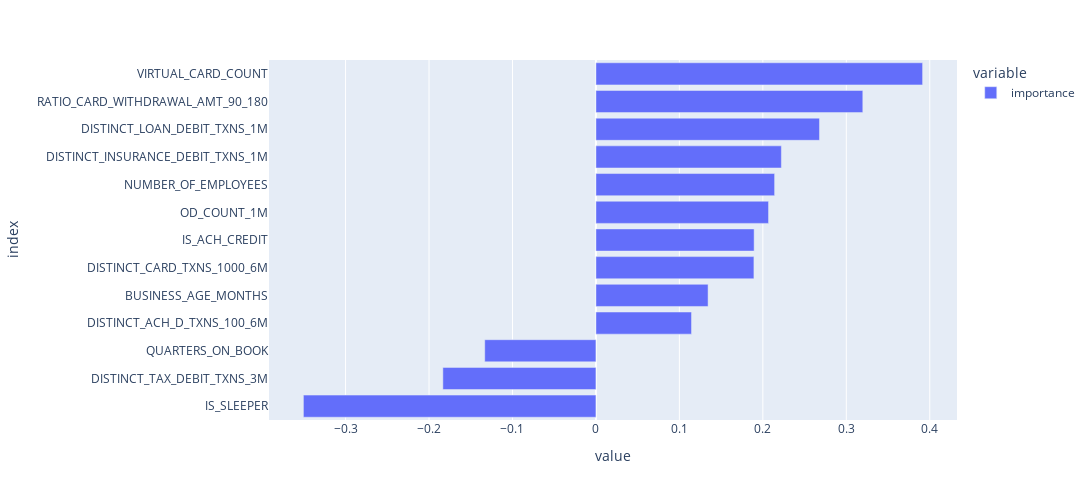

The notebook cell saved with this chart:
### Code cell
feat_imp = feature_importance(logreg_model, df[feat_list], show_plot=True)

### Figure 1 — Plotly figure (JSON) as saved in the notebook; plotly's stock layout.template omitted (floating-point values rounded to 4 significant figures)
{"data": [{"alignmentgroup": "True", "hovertemplate": "variable=importance<br>value=%{x}<br>index=%{y}<extra></extra>", "legendgroup": "importance", "marker": {"color": "#636efa", "pattern": {"shape": ""}}, "name": "importance", "offsetgroup": "importance", "orientation": "h", "showlegend": true, "textposition": "auto", "type": "bar", "x": [0.3914, -0.3505, 0.2141, 0.1344, -0.1333, 0.1896, 0.3198, 0.1145, 0.1893, 0.2068, 0.2679, 0.2222, -0.1834], "xaxis": "x", "y": ["VIRTUAL_CARD_COUNT", "IS_SLEEPER", "NUMBER_OF_EMPLOYEES", "BUSINESS_AGE_MONTHS", "QUARTERS_ON_BOOK", "IS_ACH_CREDIT", "RATIO_CARD_WITHDRAWAL_AMT_90_180", "DISTINCT_ACH_D_TXNS_100_6M", "DISTINCT_CARD_TXNS_1000_6M", "OD_COUNT_1M", "DISTINCT_LOAN_DEBIT_TXNS_1M", "DISTINCT_INSURANCE_DEBIT_TXNS_1M", "DISTINCT_TAX_DEBIT_TXNS_3M"], "yaxis": "y"}], "layout": {"barmode": "relative", "height": 500, "legend": {"title": {"text": "variable"}, "tracegroupgap": 0}, "margin": {"t": 60}, "width": 1400, "xaxis": {"anchor": "y", "domain": [0, 1], "title": {"text": "value"}}, "yaxis": {"anchor": "x", "categoryorder": "total ascending", "domain": [0, 1], "title": {"text": "index"}}}}
